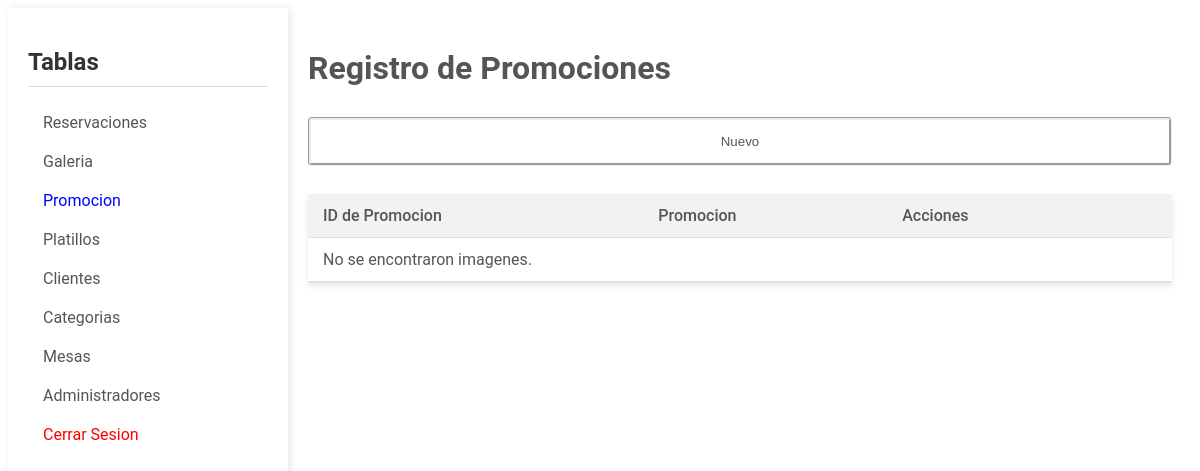
Page /admPromocion.php (signed in) on the earlier database version.
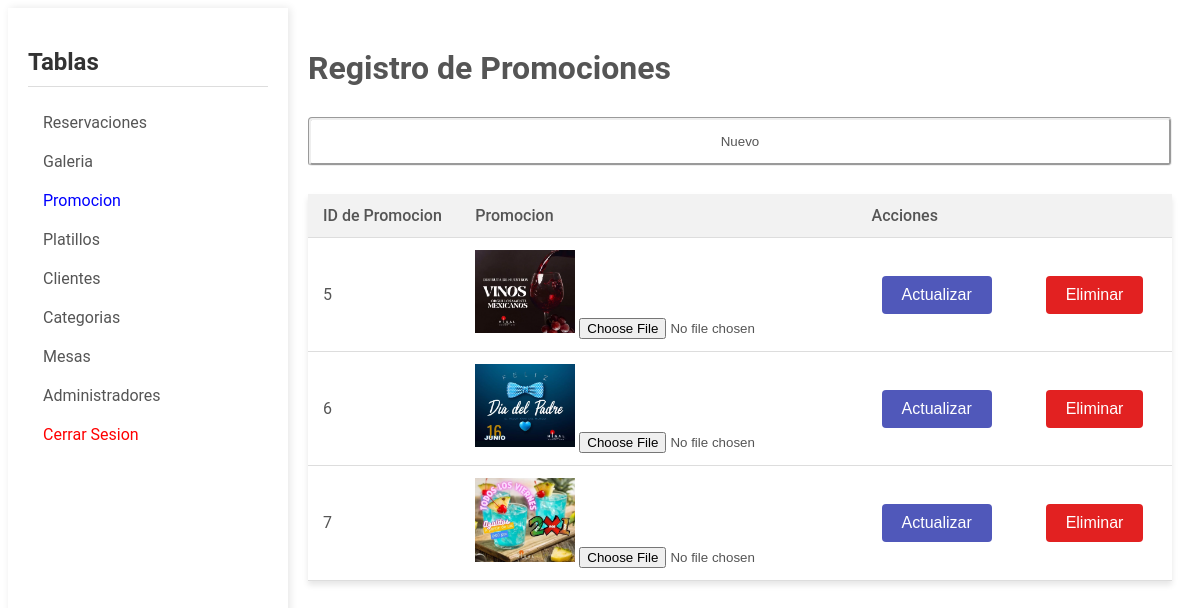
Same page on the later database version.
### tables this page shows
CREATE TABLE `promocion` (
  `idPromocion` int NOT NULL,
  `ruta` varchar(255) NOT NULL
);

### dao/Database.php (called while the page is built, shortened)
<?php
class Database
{
    private static $instance = null;
    private function __construct()
    {
        $dsn = 'mysql:host=localhost;dbname=higal';
        $username = 'esteban';
        $password = '@Database23';
        $options = [
            PDO::ATTR_PERSISTENT => true,
            PDO::ATTR_ERRMODE => PDO::ERRMODE_EXCEPTION
        ];
        try {
            $this->pdo = new PDO($dsn, $username, $password, $options);
        } catch (PDOException $e) {
            echo 'Connection failed: ' . $e->getMessage();
        }
    }
    public static function getInstance()
    {
        if (self::$instance === null) {
            self::$instance = new Database();
        }
        return self::$instance->pdo;
    }
}

### dao/promocionDAO.php (called while the page is built, shortened)
<?php
require_once 'Database.php';
class PromocionDAO
{
    private $pdo;
    public function __construct()
    {
        $this->pdo = Database::getInstance();
    }
    public function obtenerImagenes()
    {
        try {
            $sql = "SELECT * FROM promocion";
            $stmt = $this->pdo->prepare($sql);
            $stmt->execute();
            $datos = $stmt->fetchAll(PDO::FETCH_ASSOC);
            return $datos;
        } catch (PDOException $e) {
            echo "Error: " . $e->getMessage();
            return false;
        }
    }
}

### admPromocion.php (the view, shortened to what this page needs)
<?php
include 'dao/promocionDAO.php';
?>
<!DOCTYPE html>
<html lang="es">
<head>
    <link rel="stylesheet" href="assets/css/adminPanel.css">
</head>
<body>
    <div class="container">
        <aside class="sidebar">
            <h2>Tablas</h2>
            <ul>
                <li><a href="admReservacion.php">Reservaciones</a></li>
                <li><a href="admGaleria.php">Galeria</a></li>
                <li><a href="admPromocion.php" style="color:blue;">Promocion</a></li>
                <li><a href="admPlatillo.php">Platillos</a></li>
                <li><a href="admCliente.php">Clientes</a></li>
                <li><a href="admCategoria.php">Categorias</a></li>
                <li><a href="admMesa.php">Mesas</a></li>
                <li><a href="admAdmin.php">Administradores</a></li>
                <li><a href="controller/sesionKiller.php" style="color:#ff0000;">Cerrar Sesion</a></li>
            </ul>
        </aside>
        <main class="content">
            <h1>Registro de Promociones</h1>
            <button onclick="mostrarFormulario()">Nuevo</button>
            <table>
                <thead>
                    <tr>
                        <th>ID de Promocion</th>
                        <th>Promocion</th>
                        <th>Acciones</th>
                        <th></th>
                    </tr>
                </thead>
                <tbody>
                    <?php
                    $promocionDAO = new PromocionDAO();
                    $datos = $promocionDAO->obtenerImagenes();
                    if ($datos !== false && count($datos) > 0) {
                        foreach ($datos as $row) {
                            echo "
                    <tr>
                        <form action='controller/promocionLogic.php' method='post' enctype='multipart/form-data'>
                            <td><input type='hidden' name='idPromocion' value='" . htmlspecialchars($row["idPromocion"]) . "'>
                                " . htmlspecialchars($row["idPromocion"]) . "
                            </td>
                            <td>
                                <img src='" . $row["ruta"] . "' alt='Imagen de promocion' style='width: 100px;'>
                                <input type='hidden' name='oldImagen' value='" . $row["ruta"] . "'>
                                <input type='file' name='imagen' accept='image/*' required>
                            </td>
                            <td>
                                <input type='hidden' name='action' value='update'>
                                <input type='submit' style='background-color: #5058ba; margin:10px; color: white; padding: 10px 20px; border: none; border-radius: 4px; cursor: pointer; font-size: 16px;' value='Actualizar'>
                            </td>
                        </form>
                        <td>
                            <form action='controller/promocionLogic.php' method='post'>
                                <input type='hidden' name='idPromocion' value='" . htmlspecialchars($row["idPromocion"]) . "'>
                                <input type='hidden' name='oldImagen' value='" . $row["ruta"] . "'>
                                <input type='hidden' name='action' value='delete'>
                                <input type='submit' style='background-color: #e22121; margin:10px; color: white; padding: 10px 20px; border: none; border-radius: 4px; cursor: pointer; font-size: 16px;' value='Eliminar'>
                            </form>
                        </td>
                    </tr>
                    ";
                        }
                    } else {
                        echo "<tr><td colspan='5'>No se encontraron imagenes.</td></tr>";
                    }
                    ?>
                </tbody>
            </table>
        </main>
    </div>
</body>
</html>

Differences in the rows shown:
added promocion: idPromocion "5", ruta (picture)
added promocion: idPromocion "6", ruta (picture)
added promocion: idPromocion "7", ruta (picture)
Other differences:
text no longer shown: "No se encontraron imagenes."
